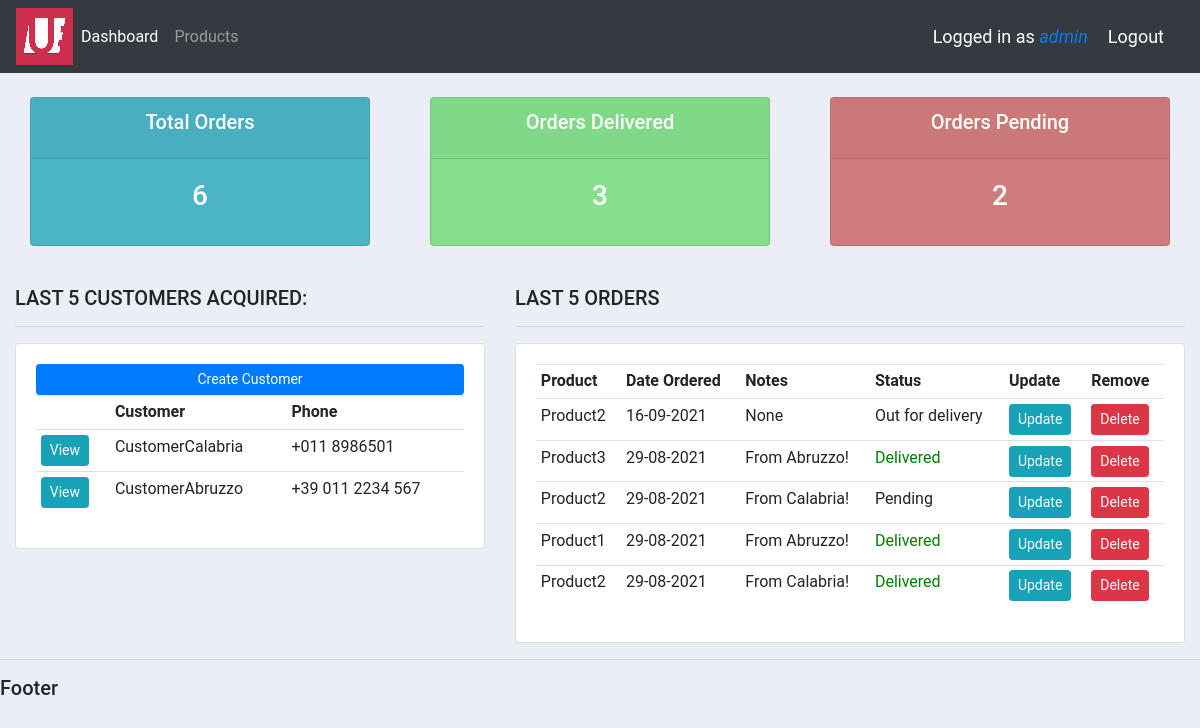
Page / (signed in) on the earlier database version.
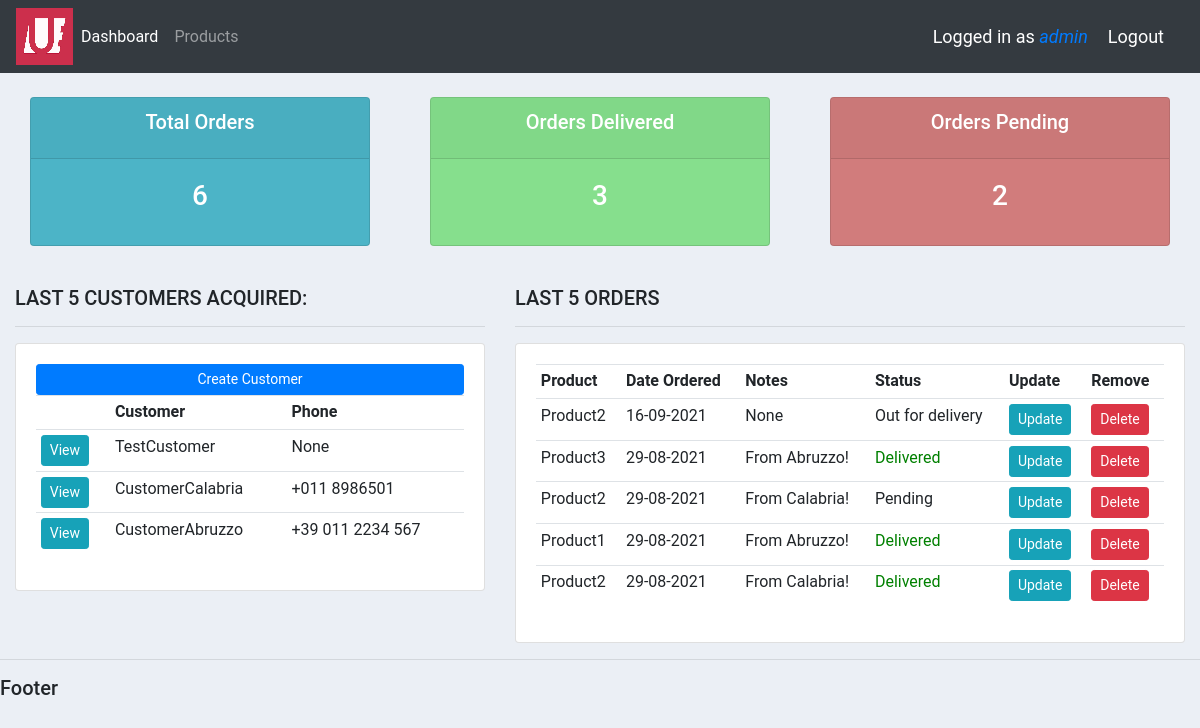
Same page on the later database version.
### accounts/models.py (models this page shows, shortened)
class Customer(models.Model):
    user = models.OneToOneField(User, null=True, blank=True, on_delete=models.SET_NULL)  # One-to-one with user, set user null if deleted
    name = models.CharField(max_length=200, null=True)     # String
    phone = models.CharField(max_length=200, null=True, blank=True)     # String
    region = models.ForeignKey(Group, null=True, on_delete=models.SET_NULL)
    address = models.CharField(max_length=200, null=True, blank=True)   # String
    email = models.CharField(max_length=200, null=True)     # String
    profile_pic = models.ImageField(default="blank_profile.png", null=True, blank=True)      # Image
    date_created = models.DateTimeField(auto_now_add=True)  # Timestamp

class Order(models.Model):
    STATUS = (
        ('Pending','Pending'),
        ('Out for delivery','Out for delivery'),
        ('Delivered','Delivered')
    )
    customer = models.ForeignKey(Customer, null=True, on_delete = models.SET_NULL)
    product = models.ForeignKey(Product, null=True, on_delete=models.SET_NULL)
    date_created = models.DateTimeField(auto_now_add=True)  # Timestamp
    status = models.CharField(max_length=200, null=True, choices=STATUS)     # String with dropdown choices
    notes = models.CharField(max_length=200, null=True, blank=True)

class Product(models.Model):
    CATEGORY = (
        ('Hardware','Hardware'),
        ('Software','Software'),
    )
    name = models.CharField(max_length=200, null=True)     # String
    price = models.FloatField(null=True)                    # Float
    category = models.CharField(max_length=200, null=True, choices=CATEGORY)     # String
    description = models.CharField(max_length=200, null=True, blank=True)     # String, can be blank
    date_created = models.DateTimeField(auto_now_add=True)  # Timestamp
    tag = models.ManyToManyField(Tag)
    def __str__(self):
        return self.name

### accounts/decorators.py (the view)
    def wrapper_function(request, *args, **kwargs):
        group = None
        if request.user.groups.exists():
            group = request.user.groups.all()[0].name
        if group == 'Customers':
            return redirect('user_page')
        else:
            return view_function(request, *args, **kwargs)

### accounts/templatetags/has_group.py (called while the page is built)
@register.filter(name='has_group')
def has_group(user, group_name):
    return user.groups.filter(name=group_name).exists()

### accounts/templates/accounts/dashboard.html
{% extends 'accounts/main.html' %}
{% block content %}
{% include 'accounts/status.html' %}
<br>
<div class="row">
	<div class="col-md-5">
		<h5>LAST 5 CUSTOMERS ACQUIRED:</h5>
		<hr>
		<div class="card card-body">
			<a class="btn btn-primary btn-sm btn-block" href="">Create Customer</a>
			<table class="table table-sm">
				<tr>
					<th></th>
					<th>Customer</th>
					<th>Phone</th>
					{% for customer in customers %}
					<tr>
						<td><a href="{% url 'customer' customer.id %}" class="btn btn-sm btn-info">View</a></td>
						<td>{{ customer.name }}</td>
						<td>{{ customer.phone }}</td>
					</tr>
					{% endfor %}
				</tr>
			</table>
		</div>
	</div>
	<div class="col-md-7">
		<h5>LAST 5 ORDERS</h5>
		<hr>
		<div class="card card-body">
			<table class="table table-sm">
				<tr>
					<th>Product</th>
					<th>Date Ordered</th>
					<th>Notes</th>
					<th>Status</th>
					<th>Update</th>
					<th>Remove</th>
					{% for order in orders %}
						<tr>
							<td>{{ order.product }}</td>
							<td>{{ order.date_created|date:"d-m-Y" }}</td>
							<td>{{ order.notes }}</td>
							{% if order.status == 'Delivered' %}
								<td id="delivered">{{ order.status}}</td>
							{% else %}
								<td>{{ order.status}}</td>
							{% endif %}
							<td><a class="btn btn-sm btn-info" href="{% url 'update_order' order.id %}">Update</a></td>
							<td><a class="btn btn-sm btn-danger" href="{% url 'delete_order' order.id %}">Delete</a></td>
						</tr>
					{% endfor %}
				</tr>
			</table>
		</div>
	</div>
</div>
{% endblock %}

Differences in the rows shown:
added Customer: name "TestCustomer", phone "None"
